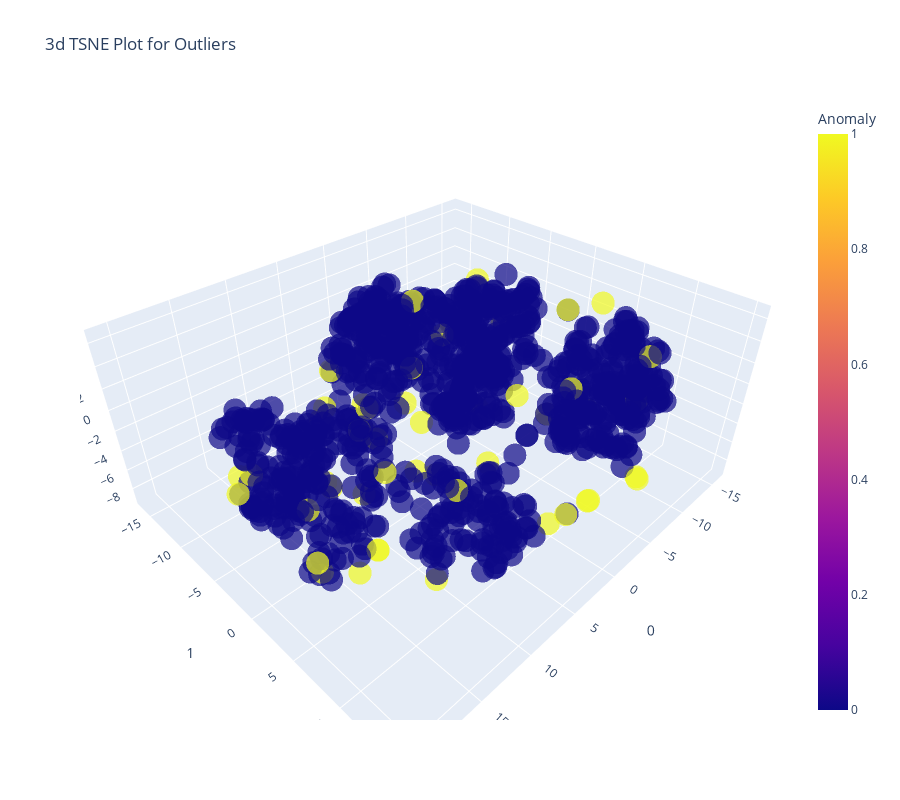

The code cell stored with this chart in its notebook:
### Code cell
# OOP API
s.plot_model(iforest, plot = 'tsne')

### Figure 1 — Plotly figure (JSON) as saved in the notebook; plotly's stock layout.template omitted (floating-point values rounded to 4 significant figures; data arrays with more than 128 entries replaced by an {"elided": "..."} marker saying what was removed)
{"data": [{"customdata": {"elided": "1000x1 float values"}, "hovertemplate": "0=%{x}<br>1=%{y}<br>2=%{z}<br>Feature=%{customdata[0]}<br>Anomaly=%{marker.color}<extra></extra>", "legendgroup": "", "marker": {"color": {"elided": "1000 int values"}, "coloraxis": "coloraxis", "opacity": 0.7, "symbol": "circle"}, "mode": "markers", "name": "", "scene": "scene", "showlegend": false, "type": "scatter3d", "x": {"elided": "1000 float values"}, "y": {"elided": "1000 float values"}, "z": {"elided": "1000 float values"}}], "layout": {"coloraxis": {"colorbar": {"title": {"text": "Anomaly"}}, "colorscale": [[0, "#0d0887"], [0.1111, "#46039f"], [0.2222, "#7201a8"], [0.3333, "#9c179e"], [0.4444, "#bd3786"], [0.5556, "#d8576b"], [0.6667, "#ed7953"], [0.7778, "#fb9f3a"], [0.8889, "#fdca26"], [1, "#f0f921"]]}, "height": 800, "legend": {"tracegroupgap": 0}, "scene": {"domain": {"x": [0, 1], "y": [0, 1]}, "xaxis": {"title": {"text": "0"}}, "yaxis": {"title": {"text": "1"}}, "zaxis": {"title": {"text": "2"}}}, "title": {"text": "3d TSNE Plot for Outliers"}, "width": 900}}
